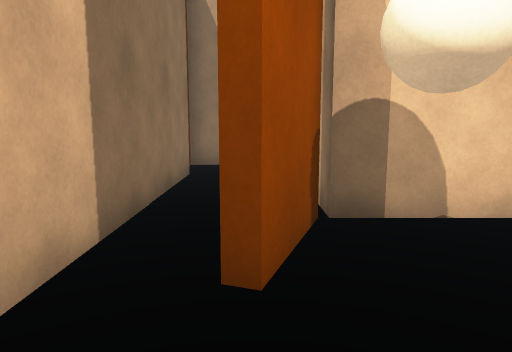
View 1 (above)

12 first-person views from a walk through a scene from a Unity 3-D project. The camera is 1.2 m above the floor, tilts 8° down and sees 70° across. The floor is counted in squares, 1 m on a side. Each view is taken from the middle of a square. On the plan, view 1 faces up. The plan holds only what a view shows up to about 15 squares ahead; the rest is blank. The place goes on beyond the plan. The player is left out.

View 2
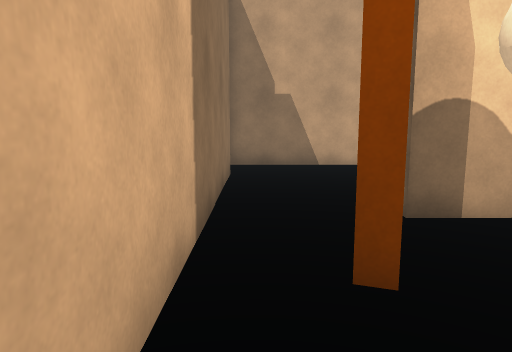

View 3
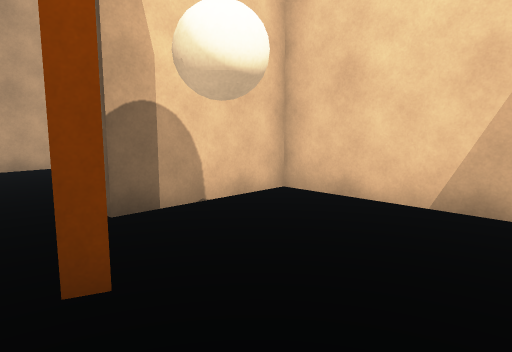

View 4
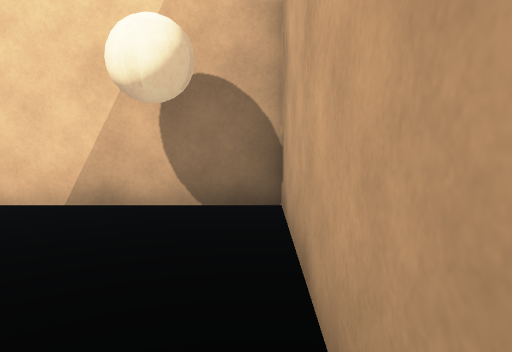

View 5
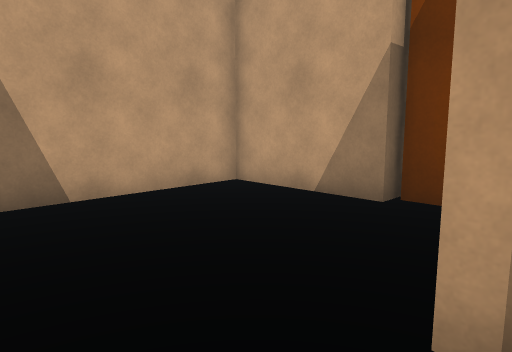

View 6
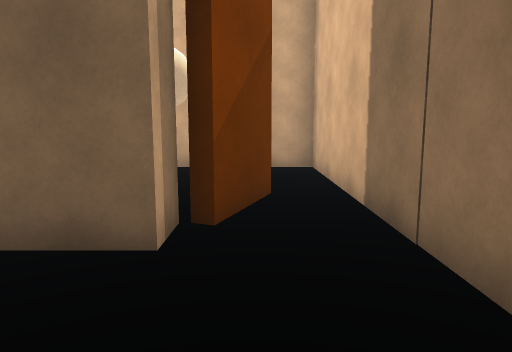

View 7
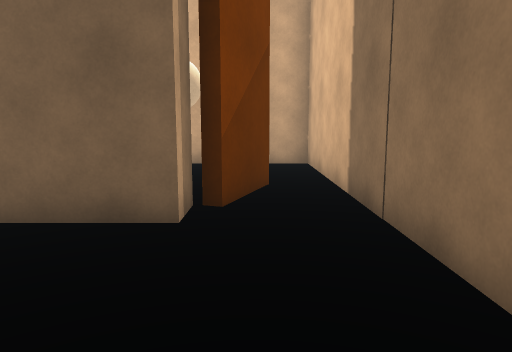

View 8
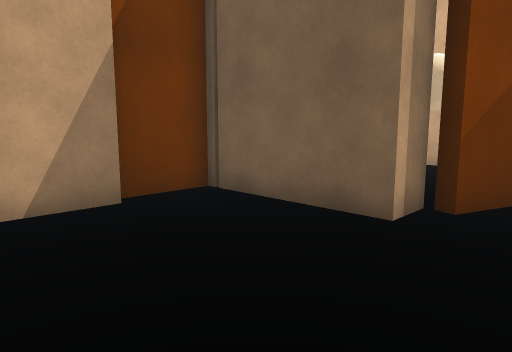

View 9
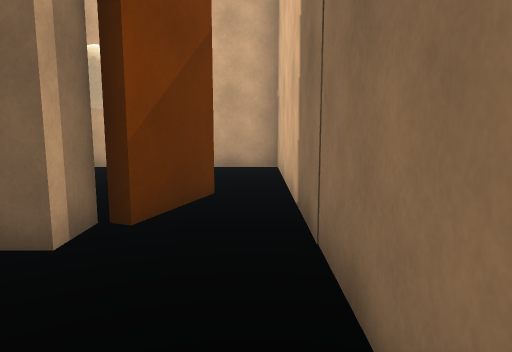

View 10
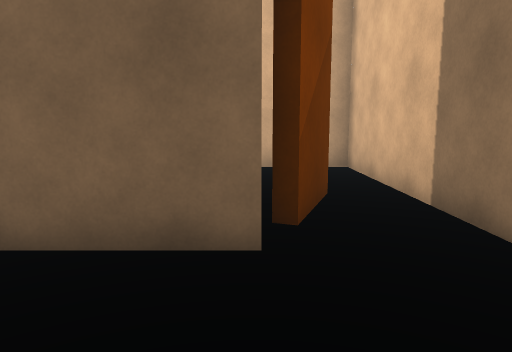

View 11
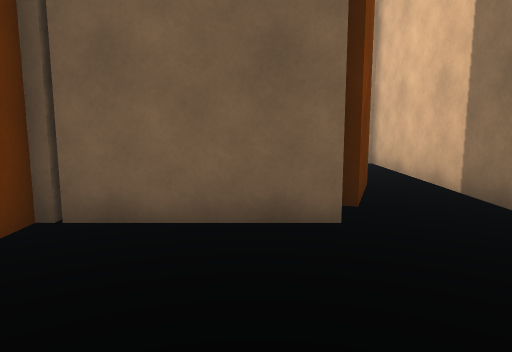

View 12
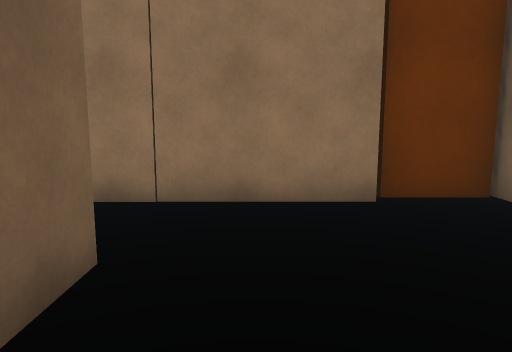

### Floor plan
Ten units are one square. View 1 is at (0, 0); x grows to the right and y downward. Boxes are objects, and circles mark ways between rooms. Rooms are numbered by the first view taken in them; rooms with no view inside come last. Other rooms are left out.
<svg viewBox="-27 -115 79 134">
<path fill="none" stroke="#000" d="M-16 -26 -16 14 44 14 44 -46 8 -46 0 -25 -3 -26M9 -46 9 -56 47 -56 47 -75M-16 -90 -16 -26M44 -76 44 -110 -22 -110M-3 -26 5 -47 8 -46M-20 -110 -20 -90"/>
<rect x="5" y="-35" width="20" height="10" fill="#bbb"><title>other object</title></rect>
<rect x="25" y="-5" width="10" height="10" fill="#bbb"><title>other object</title></rect>
<circle cx="-10" cy="-20" r="3" fill="#2a7"/>
<text x="20" y="-10">1</text>
<text x="10" y="-70">2</text>
</svg>
Room 1 opens to room 2.

Where each view was taken, in squares from view 1:
view 1: 0 up, 0 right, facing up
view 2: 0 up, 1 left, facing up
view 3: 0 up, 1 left, facing up-right
view 4: 1 down, 1 left, facing right
view 5: 5 up, 1 left, facing up-right
view 6: 9 up, 0 right, facing down
view 7: 10 up, 0 right, facing down
view 8: 10 up, 1 left, facing down-right
view 9: 9 up, 1 left, facing down
view 10: 9 up, 1 right, facing down
view 11: 10 up, 2 right, facing down
view 12: 7 up, 4 right, facing left
